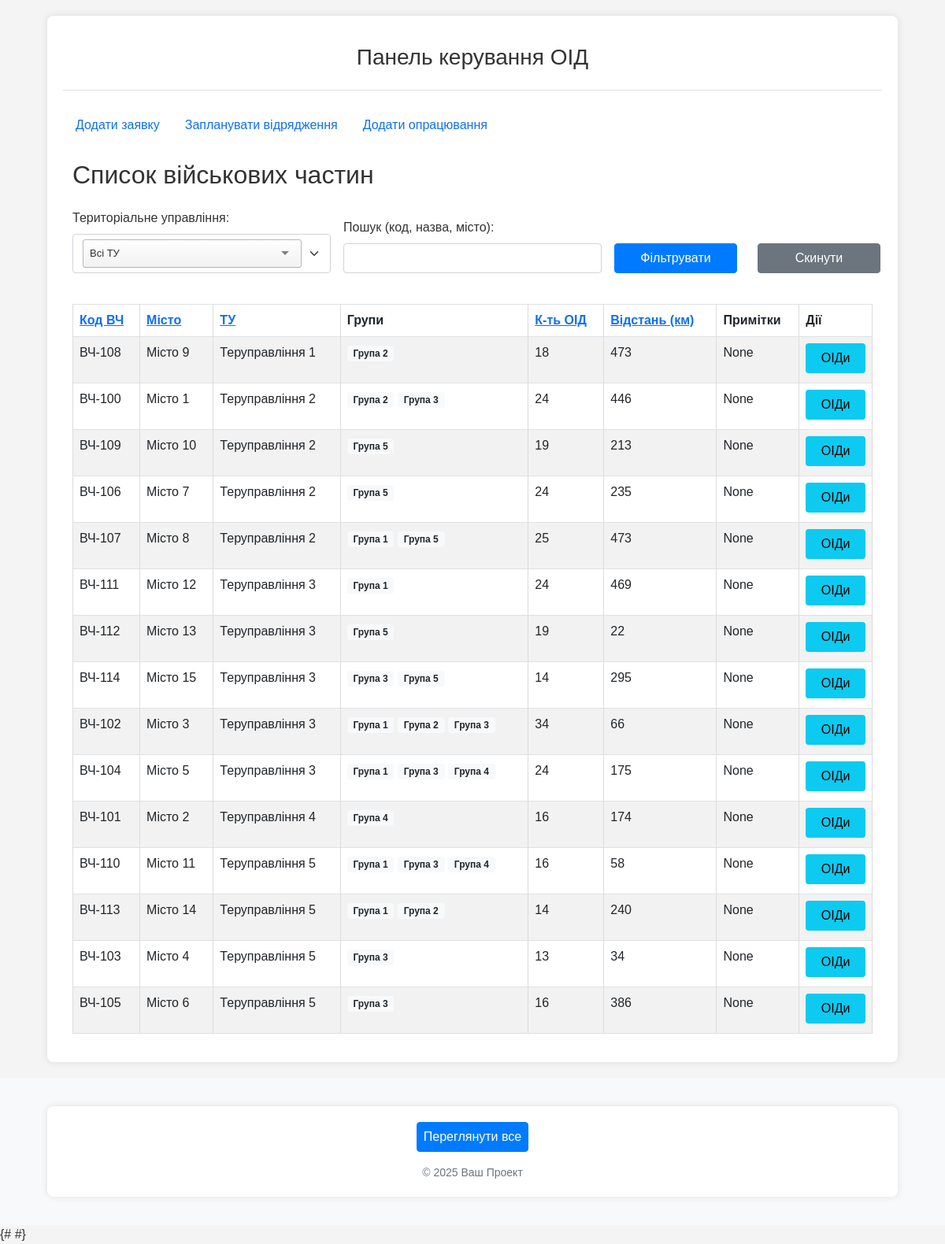
The app's page /oids/units/, older data.
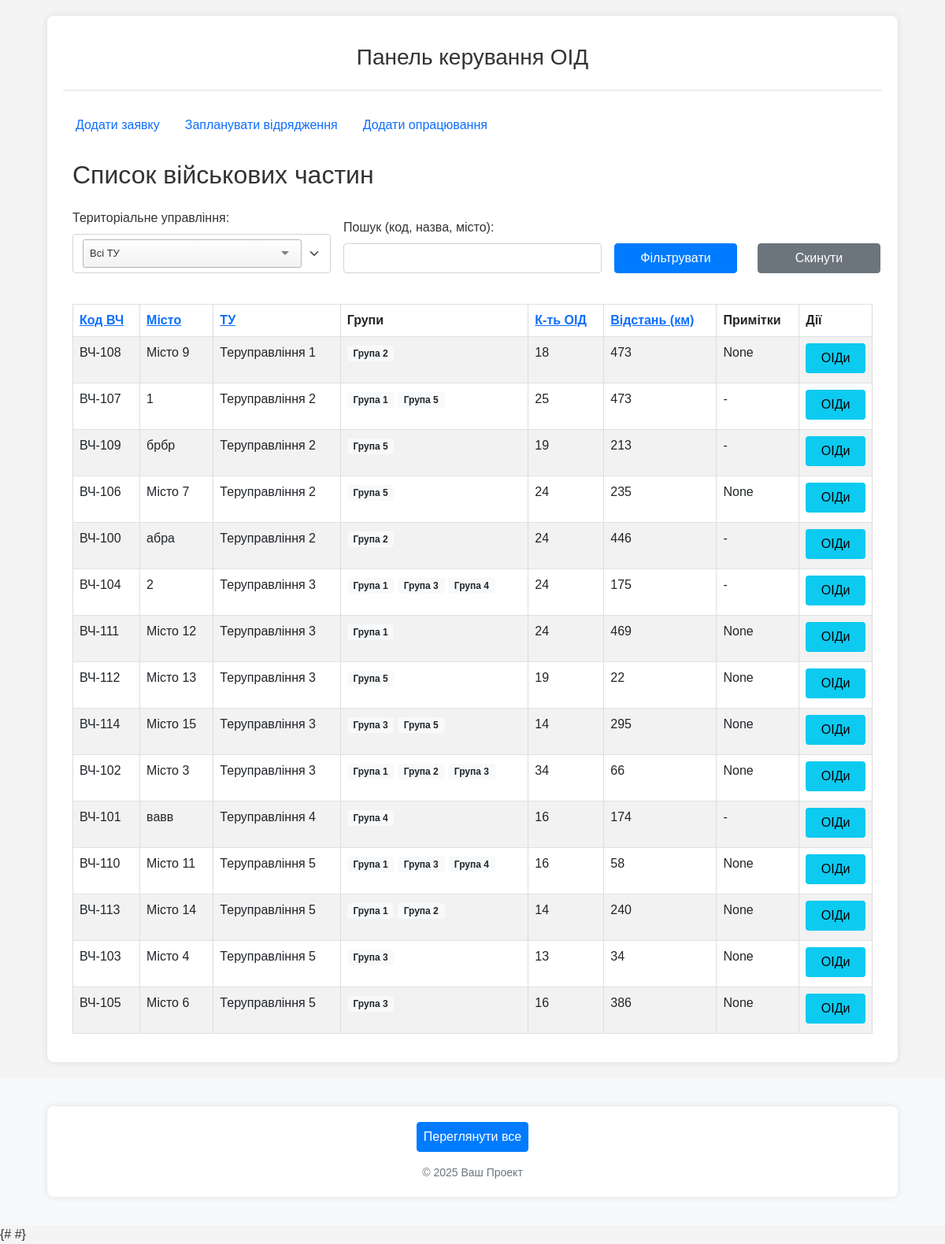
The same page, newer data.
### oids/models.py (models this page shows, shortened)
class Unit(models.Model):
    territorial_management = models.ForeignKey(
        TerritorialManagement,
        on_delete=models.SET_NULL, # Якщо ТУ видаляється, частина може залишитися, але без прив'язки до ТУ.
        null=True,
        blank=True,
        verbose_name="Територіальне управління",
        related_name='units' # Дозволить отримати всі частини для ТУ: `tu_instance.units.all()`
    )
    code = models.CharField(max_length=50, unique=True, verbose_name="Код частини (номер)")
    name = models.CharField(max_length=255, verbose_name="Назва військової частини", blank=True, null=True) # Можливо, назва не завжди потрібна, якщо є код
    city = models.CharField(max_length=100, verbose_name="Місто розташування") # Збільшив max_length для міст
    distance_from_gu = models.PositiveIntegerField(verbose_name="Відстань від ГУ (км)", blank=True, null=True) # Змінив на PositiveIntegerField
    unit_groups = models.ManyToManyField(
        UnitGroup,
        blank=True,
        verbose_name="Групи військових частин",
        related_name='units' # Дозволить отримати всі частини для групи: `group_instance.units.all()`
    )
    note = models.TextField(verbose_name="Примітки", blank=True, null=True)
    class Meta:
        verbose_name = "Військова частина"
        verbose_name_plural = "Військові частини"

class TerritorialManagement(models.Model):
    code = models.CharField(max_length=50, unique=True, verbose_name="Код управління")
    name = models.CharField(max_length=255, verbose_name="Назва управління")
    note = models.TextField(verbose_name="Примітка", blank=True, null=True)
    class Meta:
        verbose_name = "Територіальне управління"
        verbose_name_plural = "Територіальні управління"

class UnitGroup(models.Model):
    name = models.CharField(max_length=255, unique=True, verbose_name="Назва групи частин")
    note = models.TextField(verbose_name="Примітка", blank=True, null=True)
    class Meta:
        verbose_name = "Група військових частин (для відряджень)"
        verbose_name_plural = "Групи військових частин (для відряджень)"

### oids/views.py (the view)
# urls.py: path('units/', views.unit_list_view, name='list_units'),
def unit_list_view(request):
    units_list_qs = Unit.objects.select_related(
        'territorial_management'
    ).prefetch_related(
        'unit_groups',
        'oids'
    ).annotate(
        oid_count=Count('oids')
    )
    selected_tm_id_str = request.GET.get('territorial_management')
    current_tm_id_int = None # Буде None або int
    if selected_tm_id_str and selected_tm_id_str.isdigit():
        current_tm_id_int = int(selected_tm_id_str)
        units_list_qs = units_list_qs.filter(territorial_management__id=current_tm_id_int)
    search_query = request.GET.get('search_query')
    if search_query:
        units_list_qs = units_list_qs.filter(
            Q(code__icontains=search_query) |
            Q(name__icontains=search_query) |
            Q(city__icontains=search_query)
        )
    sort_by = request.GET.get('sort_by', 'territorial_management__name')
    sort_order = request.GET.get('sort_order', 'asc')
    valid_sort_fields = {
        'code': 'code',
        'name': 'name',
        'city': 'city',
        'tm': 'territorial_management__name',
        'oid_count': 'oid_count',
        'distance': 'distance_from_gu'
    }
    order_by_field = valid_sort_fields.get(sort_by, 'territorial_management__name')
    if sort_order == 'desc':
        order_by_field = f'-{order_by_field}'
    units_list_qs = units_list_qs.order_by(order_by_field, 'name' if order_by_field != 'name' else 'code')
    paginator = Paginator(units_list_qs, 25)
    page_number = request.GET.get('page')
    page_obj = paginator.get_page(page_number)
    territorial_managements_for_filter = TerritorialManagement.objects.all().order_by('name')
    context = {
        'page_title': 'Список військових частин',
        'units': page_obj,
        'page_obj': page_obj,
        'territorial_managements_for_filter': territorial_managements_for_filter,
        'current_tm_id': current_tm_id_int, # Передаємо int або None
        'current_search_query': search_query,
        'current_sort_by': sort_by,
        'current_sort_order': sort_order,
        'is_sorted_desc': sort_order == 'desc',
    }
    return render(request, 'oids/lists/unit_list.html', context)

### oids/templates/oids/lists/unit_list.html (shortened to what this page needs)
{% extends "oids/base.html" %}
{% block content %}
<div class="container-fluid">
	<h2 class="mb-4">{{ page_title }}</h2>
	<form method="GET" action="{% url 'oids:list_units' %}" class="mb-4">
		<div class="row g-3 align-items-end">
			      <div class="col-md-4">
                <label for="territorial_management_filter" class="form-label">Територіальне управління:</label>
            </div>
			<div class="col-md-4">
				<label for="search_query_filter" class="form-label">Пошук (код, назва, місто):</label>
				<input type="text" name="search_query" id="search_query_filter" class="form-control" value="{{ current_search_query|default:'' }}">
			</div>
			<div class="col-md-2">
				<button type="submit" class="btn btn-primary w-100">Фільтрувати</button>
			</div>
			<div class="col-md-2">
				<a href="{% url 'oids:list_units' %}" class="btn btn-secondary w-100">Скинути</a>
			</div>
		</div>
	</form>
	{% if units %}
	<div class="table-responsive">
		<table class="table table-striped table-bordered table-hover">
			<thead class="thead-dark">
				<tr>
					{% url 'oids:list_units' as list_url %}
					{% with tm_param_str=current_tm_id|default_if_none:""|stringformat:"s" search_param_str=current_search_query|default_if_none:"" %}
					{% with base_params="territorial_management="|add:tm_param_str|add:"&search_query="|add:search_param_str %}
					<th>
						<a href="{{ list_url }}?sort_by=code&sort_order={% if current_sort_by == 'code' and not is_sorted_desc %}desc{% else %}asc{% endif %}&{{ base_params }}">
							Код ВЧ {% if current_sort_by == 'code' %}{% if is_sorted_desc %}▼{% else %}▲{% endif %}{% endif %}
						</a>
					</th>
					<th>
						<a href="{{ list_url }}?sort_by=name&sort_order={% if current_sort_by == 'name' and not is_sorted_desc %}desc{% else %}asc{% endif %}&{{ base_params }}">
							Місто {% if current_sort_by == 'name' %}{% if is_sorted_desc %}▼{% else %}▲{% endif %}{% endif %}
						</a>
					</th>
					<th>
						<a href="{{ list_url }}?sort_by=tm&sort_order={% if current_sort_by == 'tm' and not is_sorted_desc %}desc{% else %}asc{% endif %}&{{ base_params }}">
							ТУ {% if current_sort_by == 'tm' %}{% if is_sorted_desc %}▼{% else %}▲{% endif %}{% endif %}
						</a>
					</th>
					<th>Групи</th>
					<th>
						<a href="{{ list_url }}?sort_by=oid_count&sort_order={% if current_sort_by == 'oid_count' and not is_sorted_desc %}desc{% else %}asc{% endif %}&{{ base_params }}">
							К-ть ОІД {% if current_sort_by == 'oid_count' %}{% if is_sorted_desc %}▼{% else %}▲{% endif %}{% endif %}
						</a>
					</th>
					<th>
						<a href="{{ list_url }}?sort_by=distance&sort_order={% if current_sort_by == 'distance' and not is_sorted_desc %}desc{% else %}asc{% endif %}&{{ base_params }}">
							Відстань (км) {% if current_sort_by == 'distance' %}{% if is_sorted_desc %}▼{% else %}▲{% endif %}{% endif %}
						</a>
					</th>
					<th>Примітки</th>
					<th>Дії</th>
					{% endwith %}
					{% endwith %}
				</tr>
			</thead>
			<tbody>
				{% for unit in units %}
				<tr>
					<td>{{ unit.code }}</td>
					<td>{{ unit.city }}</td>
					<td>{{ unit.territorial_management.name|default:"Не вказано" }}</td>
					<td>
						{% for group in unit.unit_groups.all %}
						<span class="badge bg-light text-dark">{{ group.name }}</span>{% if not forloop.last %} {% endif %}
						{% empty %}
						-
						{% endfor %}
					</td>
					<td>{{ unit.oid_count }}</td>
					<td>{{ unit.distance_from_gu|default:"-" }}</td>
					<td>{{ unit.note|truncatewords:10|default:"-" }}</td>
					<td>
						<a href="{% url 'oids:main_dashboard' %}?unit={{ unit.id }}" class="btn btn-sm btn-info mb-1 d-block">ОІДи</a>
					</td>
				</tr>
				{% endfor %}
			</tbody>
		</table>
	</div>
	{% else %}
	<p>Немає військових частин, що відповідають вашим критеріям фільтрації.</p>
	<a href="{% url 'oids:list_units' %}" class="btn btn-primary">Скинути фільтри</a>
	{% endif %}
</div>
{% endblock %}

Row changes from the older to the newer data that the page shows:
changed Unit "ВЧ-107": city "Місто 8" → "1"; note "None" → "-"; moves up the list
changed Unit "ВЧ-109": city "Місто 10" → "брбр"; note "None" → "-"
changed Unit "ВЧ-100": city "Місто 1" → "абра"; note "None" → "-"; loses UnitGroup (name "Група 3"); moves down the list
changed Unit "ВЧ-104": city "Місто 5" → "2"; note "None" → "-"; moves up the list
changed Unit "ВЧ-101": city "Місто 2" → "вавв"; note "None" → "-"
